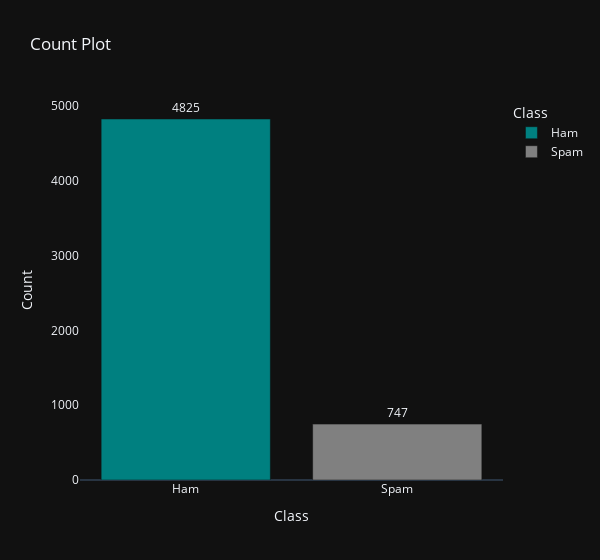

Write notebook code for a chart like this one.
### Markdown cell above
### Count plot

### Code cell
temp = pd.DataFrame()
temp['Class'] = ['Ham','Spam']
temp['Count'] = [len(data[data['class'] == 'ham']), len(data[data['class'] == 'spam'])]
temp = temp.sort_values(by = ['Count'], ascending = False)
fig = px.bar(temp, x = 'Class', y = 'Count', 
             color = "Class", text_auto='', width = 600, 
             color_discrete_sequence = ["teal", "gray"],
             template = 'plotly_dark',
            title = "Count Plot")

fig.update_xaxes(showgrid = False)
fig.update_yaxes(showgrid = False)
fig.update_traces(textfont_size=12, textangle = 0, textposition = "outside", cliponaxis = False)
fig.show()

### Figure 1 — Plotly figure (JSON) as saved in the notebook; plotly's stock layout.template omitted (floating-point values rounded to 4 significant figures)
{"data": [{"alignmentgroup": "True", "cliponaxis": false, "hovertemplate": "Class=%{x}<br>Count=%{y}<extra></extra>", "legendgroup": "Ham", "marker": {"color": "teal", "pattern": {"shape": ""}}, "name": "Ham", "offsetgroup": "Ham", "orientation": "v", "showlegend": true, "textangle": 0, "textfont": {"size": 12}, "textposition": "outside", "texttemplate": "%{y:}", "type": "bar", "x": ["Ham"], "xaxis": "x", "y": [4825], "yaxis": "y"}, {"alignmentgroup": "True", "cliponaxis": false, "hovertemplate": "Class=%{x}<br>Count=%{y}<extra></extra>", "legendgroup": "Spam", "marker": {"color": "gray", "pattern": {"shape": ""}}, "name": "Spam", "offsetgroup": "Spam", "orientation": "v", "showlegend": true, "textangle": 0, "textfont": {"size": 12}, "textposition": "outside", "texttemplate": "%{y:}", "type": "bar", "x": ["Spam"], "xaxis": "x", "y": [747], "yaxis": "y"}], "layout": {"barmode": "relative", "legend": {"title": {"text": "Class"}, "tracegroupgap": 0}, "title": {"text": "Count Plot"}, "width": 600, "xaxis": {"anchor": "y", "categoryarray": ["Ham", "Spam"], "categoryorder": "array", "domain": [0, 1], "showgrid": false, "title": {"text": "Class"}}, "yaxis": {"anchor": "x", "domain": [0, 1], "showgrid": false, "title": {"text": "Count"}}}}
